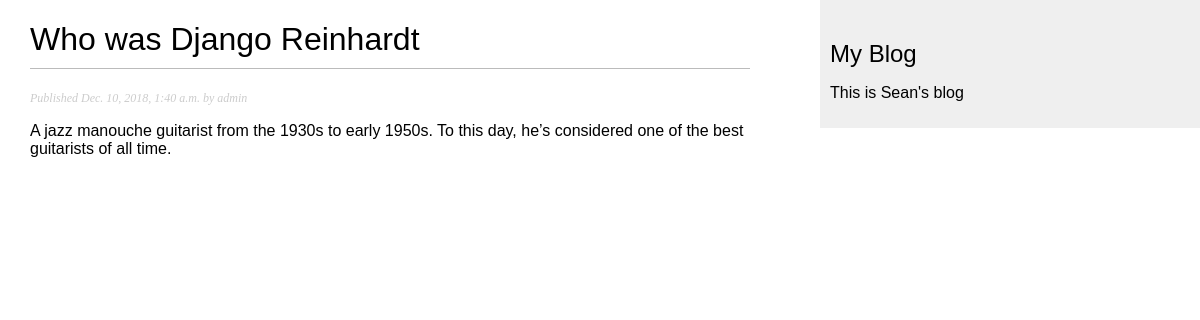
The app's page /blog/2018/12/10/Who_was_Django_Reinhardt/ with its own data.
### blog/models.py (models this page shows, shortened)
class Post(models.Model):
    STATUS_CHOICES = (
        ('draft', 'Draft'),
        ('published', 'Published'),
    )
    title = models.CharField(max_length=250)
    slug = models.SlugField(max_length=250,
                            unique_for_date='publish')
    author = models.ForeignKey(User,
                               on_delete=models.CASCADE,
                               related_name='blog_posts')
    body = models.TextField()
    publish = models.DateTimeField(default=timezone.now)
    created = models.DateTimeField(auto_now_add=True)
    updated = models.DateTimeField(auto_now=True)
    status = models.CharField(max_length=10,
                              choices=STATUS_CHOICES,
                              default='draft')
    objects = models.Manager() # The default manager.
    published = PublishedManager() # Our custom manager.
    class Meta:
        ordering = ('-publish',)

### blog/views.py (the view)
def post_detail(request, year, month, day, post):
    post = get_object_or_404(Post,
                             slug = post,
                             status = 'published',
                             publish__year = year,
                             publish__month = month,
                             publish__day = day)
    return render(request, 'blog/post/detail.html', {'post':post})

### blog/templates/blog/post/detail.html (shortened to what this page needs)
{% extends "blog/base.html" %}
{% block content %}
  <h1> {{ post.title }}</h1>
  <p class="date">
      Published {{ post.publish }} by {{ post.author }}
  </p>
  {{ post.body | linebreaks }}
{% endblock %}

### blog/static/css/blog.css (style rules this page uses)
body { margin:0; padding:0; font-family:helvetica, sans-serif; }
h1 { font-weight:normal; border-bottom:1px solid #bbb; padding:0 0 10px 0; }
p.date { color:#ccc; font-family: georgia, serif; font-size: 12px; font-style: italic; }

### records on screen
Post: title "Who was Django Reinhardt", publish "Dec. 10, 2018, 1:40 a.m.", author "admin", body "A jazz manouche guitarist from the 1930s to early 1950s. To this day, he’s considered one of the best guitarists of all time."
